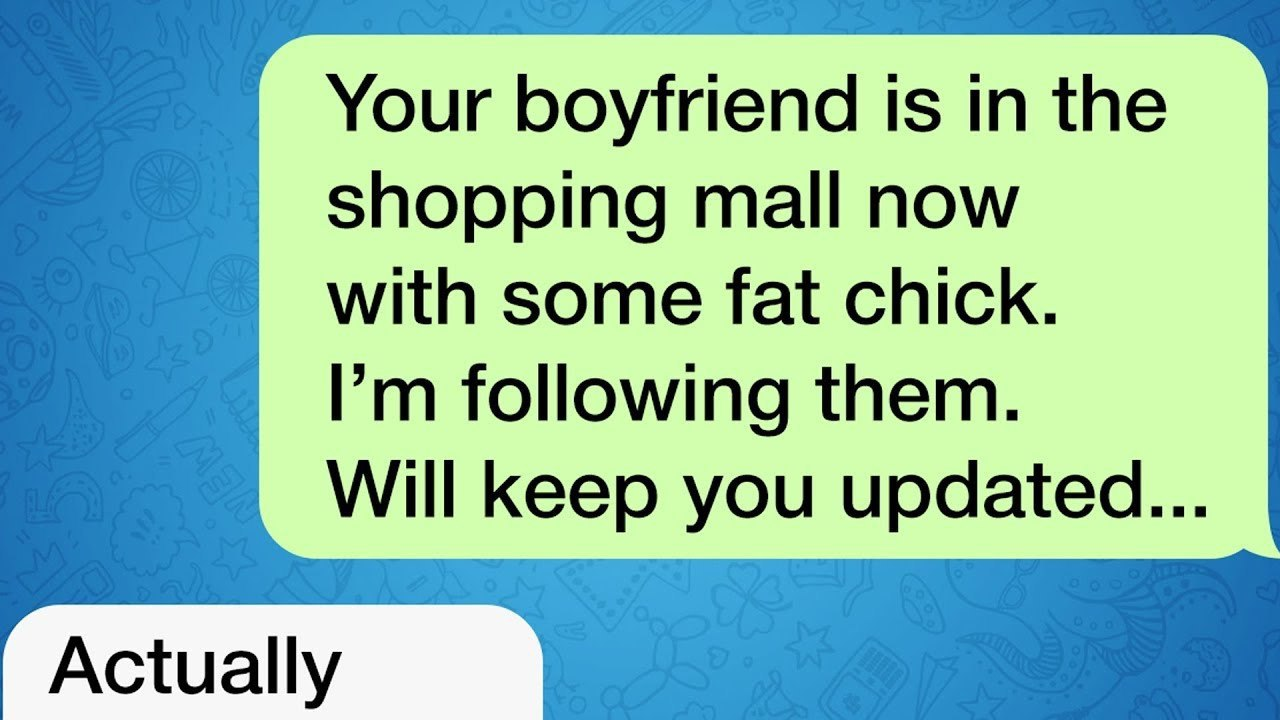
#> input picture clean/orig.jpg, 1280 x 720 px, found by its file name
$ python clean_image.py
#> lines starting #> are read from the running program, lines starting #| are printed output that depends on the picture
import numpy as np
import cv2


def inpaint(path_to_img, path_to_mask):
    """Take image and mask, ipaint in masked area and return cleared image"""
#> called with path_to_img = 'orig.jpg', path_to_mask = 'mask.jpg'
    img = cv2.imread(path_to_img)
#> img is the input picture: shape (720, 1280, 3); mean B, G, R 172.4, 189.7, 133.3
    mask = cv2.imread(path_to_mask,0)
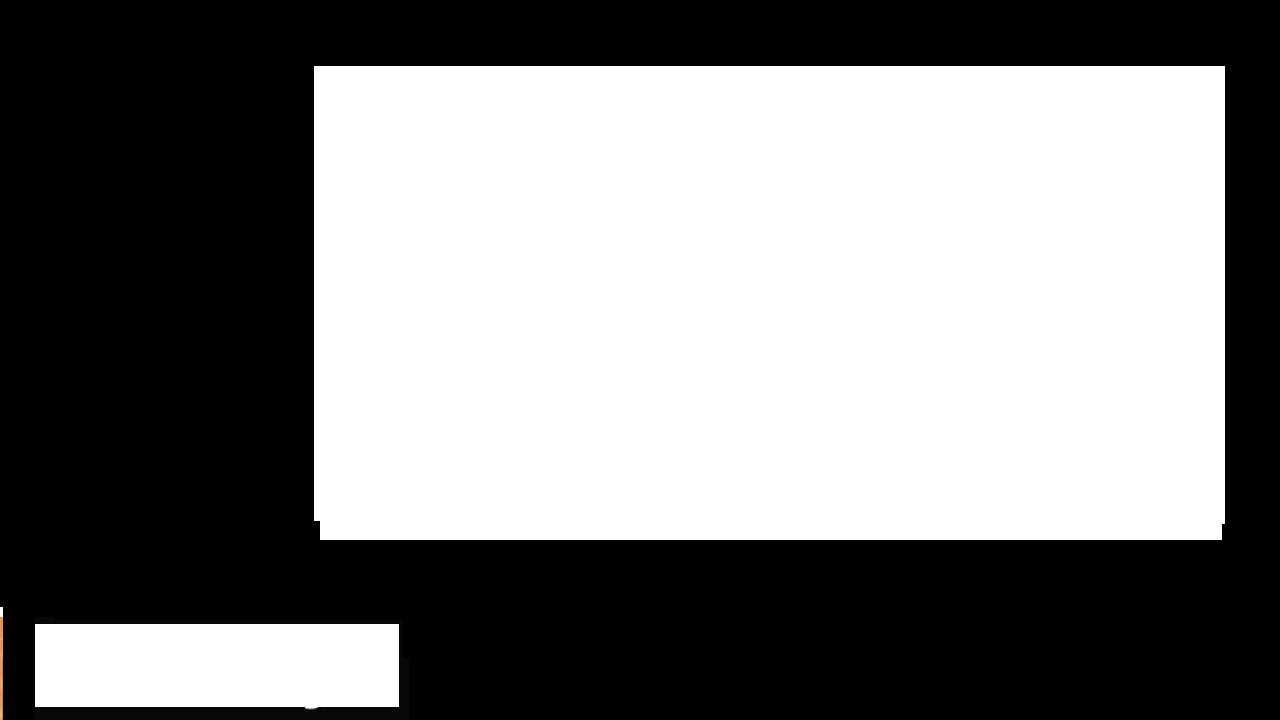
#> input picture clean/mask.jpg, 1280 x 720 px, found by its file name
#> mask: shape (720, 1280); min 0, max 255, mean 127.9
    return cv2.inpaint(img,mask,3,cv2.INPAINT_TELEA)
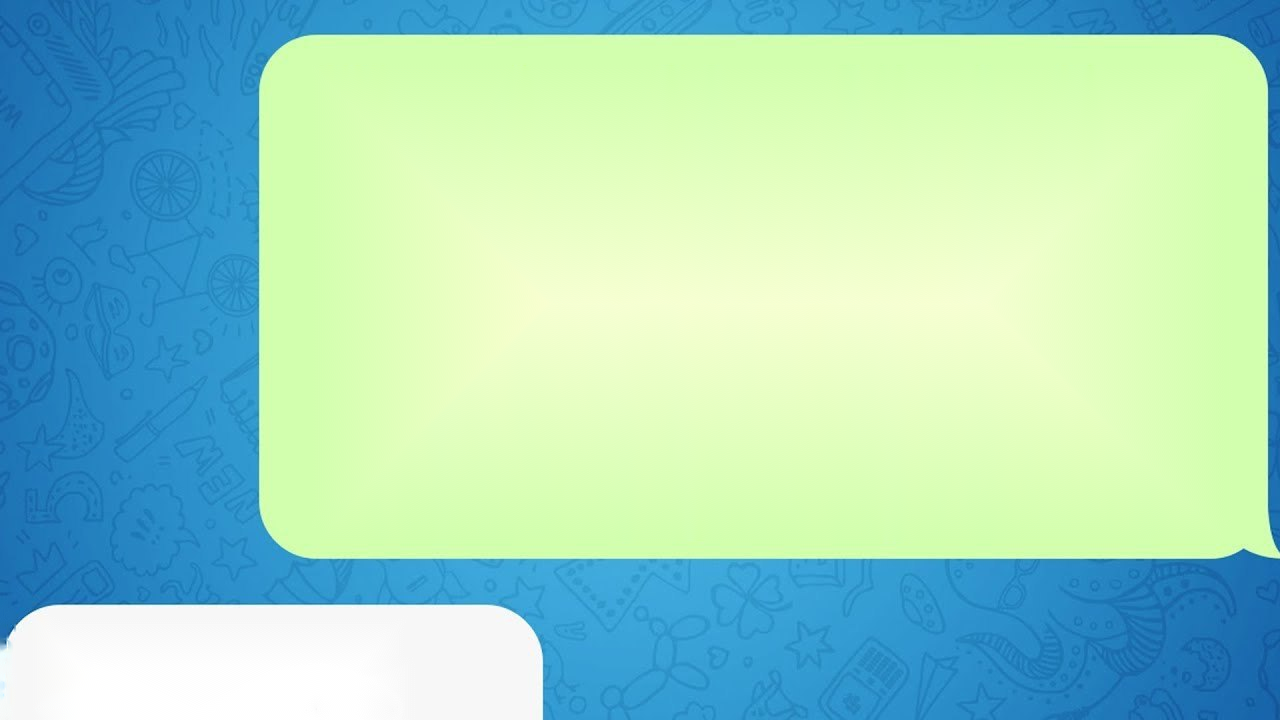
#> returned value: shape (720, 1280, 3); mean of channels 0, 1, 2 193.8, 211.6, 158.4; drawn as B, G, R


path_to_img = 'orig.jpg'
path_to_mask = 'mask.jpg'
save_as = "masked.jpg"

cv2.imwrite(save_as, inpaint(path_to_img, path_to_mask))
